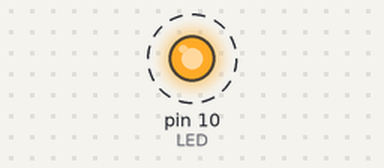
Bench run of a sketch on a simulated Arduino Uno, built with avr-gcc and run on an emulated ATmega328P. On the bench: output pins drawn as LEDs (lit = HIGH). Dashed ring = blinking.

Above: at 0.5 s.
Timing chart, 0 to 4.6 s (numbered marks = the images above):
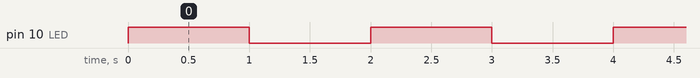

The sketch:

Les_1.ino
```cpp
// мигаем светодиодом
const int LED=10; // вывод для подключения светодиода 10 (D10)
void setup(){
// Конфигурируем вывод подключения светодиода как выход (OUTPUT)
pinMode(LED, OUTPUT);
}
void loop(){
// включаем светодиод, подавая на вывод 1 (HIGH)
digitalWrite(LED,HIGH);
// пауза 1 сек (1000 мс)
delay(1000);
// выключаем светодиод, подавая на вывод 0 (LOW)
digitalWrite(LED,LOW);
// пауза 1 сек (1000 мс)
delay(1000);
}
```

Measured:
- by itself, pin 10 (LED): alternates HIGH for 1.0 s and LOW for 1.0 s
